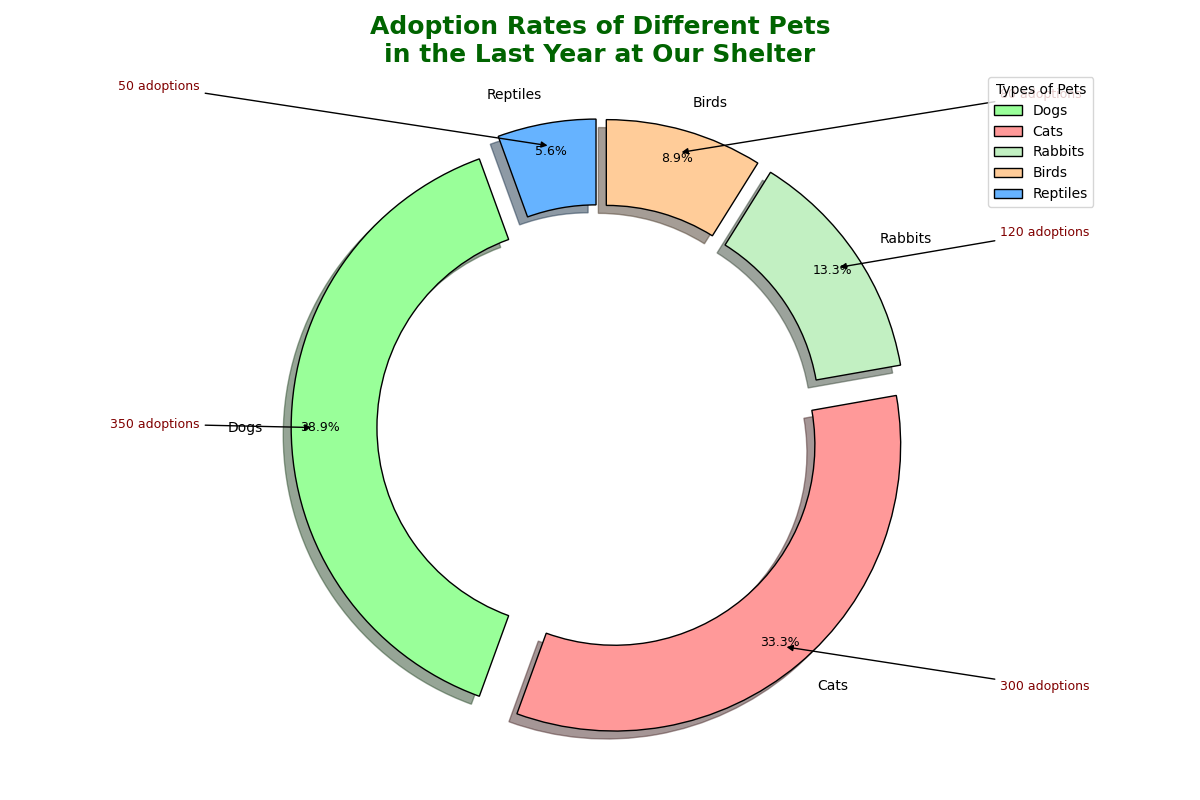

The script that drew this image:
import matplotlib.pyplot as plt
import numpy as np

# Adoption data for different types of pets
pets = ['Dogs', 'Cats', 'Rabbits', 'Birds', 'Reptiles']
adoption_rates = [350, 300, 120, 80, 50]

# Define colors - shuffled
colors = ['#99FF99', '#FF9999', '#C2F0C2', '#FFCC99', '#66B3FF']

# Create figure and axis for the plot
fig, ax = plt.subplots(figsize=(12, 8), subplot_kw=dict(aspect="equal"))

# Plot a pie chart with altered stylistic elements
wedges, texts, autotexts = ax.pie(
    adoption_rates,
    labels=pets,
    colors=colors,
    autopct='%1.1f%%',
    startangle=110,  # shifted start angle
    pctdistance=0.90,  # altered percentage distance
    wedgeprops=dict(width=0.3, edgecolor='black'),  # changed wedge properties
    explode=(0.08, 0.08, 0.08, 0.08, 0.08),  # altered explode effect
    shadow=True
)

# Draw a white circle at the center for a donut chart
centre_circle = plt.Circle((0,0),0.60,fc='white')  # altered center circle size
fig.gca().add_artist(centre_circle)

# Set the title
plt.title('Adoption Rates of Different Pets\nin the Last Year at Our Shelter',
          fontsize=18, fontweight='heavy', color='darkgreen')  # altered title style

# Customize and position percentage labels
for autotext in autotexts:
    autotext.set_color('black')  # altered text color
    autotext.set_weight('normal')  # changed text weight
    autotext.set_fontsize(9)  # altered font size

# Customize the category labels
for text in texts:
    text.set_fontsize(10)  # changed font size

# Annotations outside the pie chart wedges
for i, wedge in enumerate(wedges):
    angle = (wedge.theta2 - wedge.theta1) / 2. + wedge.theta1
    x = np.cos(np.deg2rad(angle))
    y = np.sin(np.deg2rad(angle))
    horizontalalignment = {-1: "right", 1: "left"}[int(np.sign(x))]
    ax.annotate(f'{adoption_rates[i]} adoptions',
                xy=(x, y), xytext=(1.4*np.sign(x), 1.2*y),  # changed text position
                horizontalalignment=horizontalalignment, fontsize=9, color='maroon',
                arrowprops=dict(arrowstyle="-|>", color='black'))  # altered arrow style and color

# Randomly alter the legend position and style
ax.legend(wedges, pets, title="Types of Pets", loc="upper right", bbox_to_anchor=(1.2, 1.0))

# Enhance layout and display the chart
plt.tight_layout()
plt.show()
